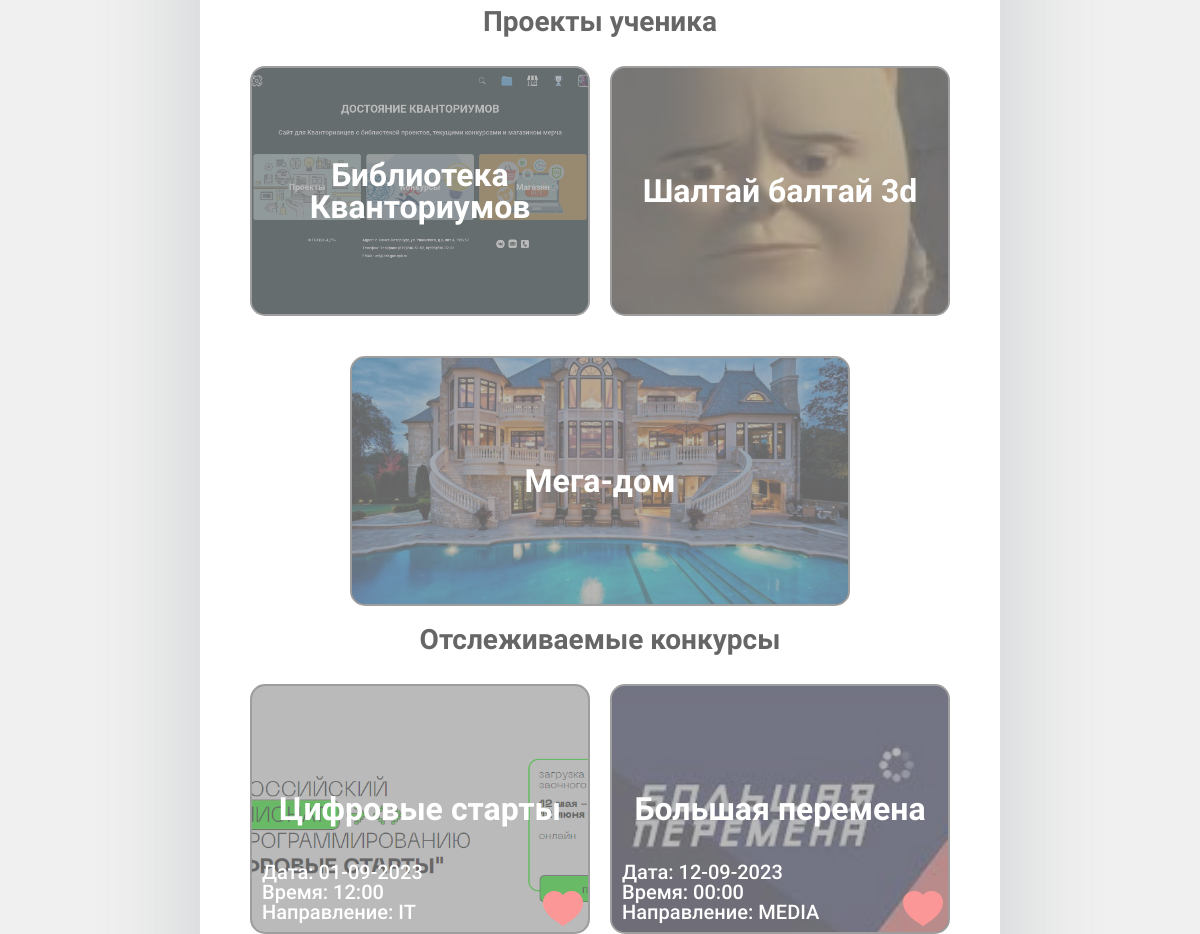
/account/1/ (signed in, middle part), run on an earlier commit of the app's database.
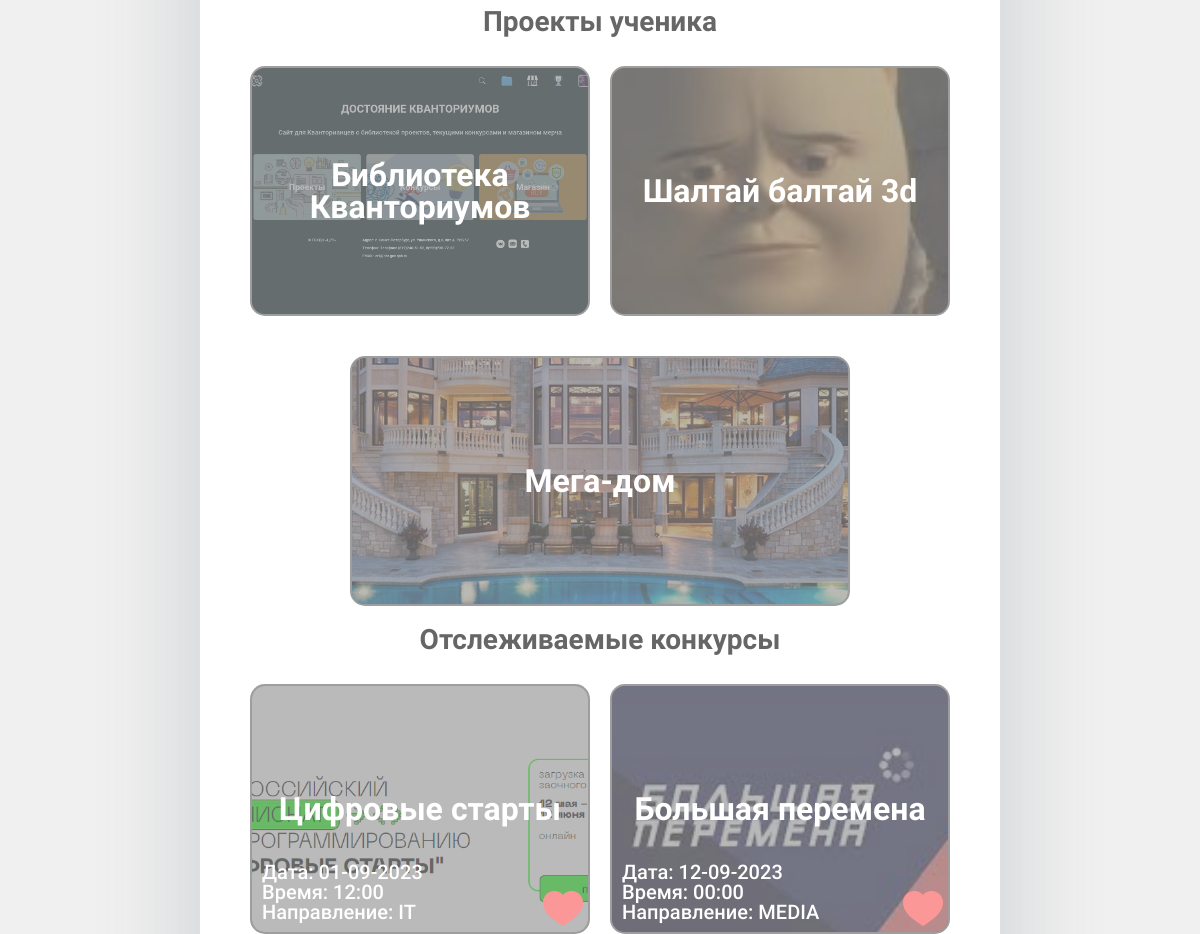
And on a later commit of the database.
### base/models.py (models this page shows, shortened)
class Project(models.Model):
    kvantumType = models.TextChoices('kvantumType',
                                     'VR IT MEDIA IND-DESIGN ENERGY BIO NEURO NANO HI-TECH GEO AERO IND-ROBO')
    name = models.CharField(max_length=200, verbose_name="Название")
    kvantum = models.CharField(choices=kvantumType.choices, max_length=10, verbose_name="Квантум")
    face = models.ImageField(upload_to='images/', verbose_name="Лицевое изображение")
    description = models.TextField(verbose_name="Описание проекта")
    image = models.ManyToManyField("Image", null=True, blank=True, verbose_name="Дополнительные изображения")
    creators = models.ManyToManyField("Account", verbose_name="Создатели проекта", related_name="projects")
    comments = models.ManyToManyField(Comment, blank=True)
    PDFdescription = models.FileField(upload_to ='pdf/', validators =[FileExtensionValidator(allowed_extensions=['pdf'])], null=True, blank=True)
    contact = models.CharField(max_length=200, verbose_name="Контакты", null=True)

### base/views.py (the view)
# urls.py: path('account/<str:pk>/', views.account, name="account_home"),
def account(request, pk):
    d = request.session.get('id')
    type_acc = request.session['type']
    if type_acc=="teacher":
            tt = True
    else:
        tt = False
    d = "/" + str(d) + "/"
    if d in str(request.path):
        account = Account.objects.get(id=pk)
        account_ws = Account.objects.all()
        group = Group.objects.all()
        group = account.group_set.all()
        buys = account.buys
        score = 0
        id_num = []
        rank_num = []
        for i in account_ws:
            id_num.append(i.id)
            rank_num.append(i.rank)
        slovar_id_rank = dict(zip(id_num, rank_num))
        sorted_dict = {}
        sorted_keys = sorted(slovar_id_rank, key=slovar_id_rank.get, reverse=True)  # [1, 3, 2]
        for w in sorted_keys:
                sorted_dict[w] = slovar_id_rank[w]
        a = 1
        for w in sorted_dict:
            bob = Account.objects.get(id=w)
            bob.score = a
            bob.save()
            a +=1
        context = {'account': account, 'type': tt, 'group': group, "buy": buys}
        return render(request, 'base/account.html', context)
    else:
        return redirect('/login/')

### base/templates/base/account.html (shortened to what this page needs)
{% extends 'main.html' %}
{% load static %}
{% block content %}
    <div class="account-projects">
        <div class="account-projects__title">Проекты ученика</div>
            <div class="infoblock" id="id01">
                {% for project in account.projects.all %}
                    <div onclick="location.href='{% url 'project' project.id %}';" class="main_block account-projects__main-block">
                        <h2 class="h2Competitions">{{project.name}}</h2>
                        <img src="{{project.face.url}}" srcset="">
                    </div>
                {% endfor %}
        </div>
    </div>
    <div class="account-projects">
        <div class="account-projects__title">Отслеживаемые конкурсы</div>
            <div class="infoblock" id="id01">
                {% for competition in account.favorite.all %}
                    <div onclick="location.href='{{competition.contacts}}';" class="main_block account-projects__main-block">
                        <h2 class="h2Competitions">{{competition.name}}</h2>
                        <div class="main-block__additional__info">
                            <h2 class="h2Date">Дата: {{competition.date | date:'d-m-Y'}}</h2>
                            <h2 class="h2Date">Время: {{competition.date | date:'H:i'}}</h2>
                            <h2 class="h2Kvantum">Направление: {{competition.kvantum}}</h2>
                        </div>
                        <img src="{{competition.face.image.url}}" alt="{{competition.name}}" srcset="">
                        <div id="like_button{{competition.id}}" {% if competition in account.favorite.all %} class="main-block__button__liked" {% else %} class="main-block__button" {% endif %} data-catid="{{competition.id}}" onclick="event.cancelBubble=true;MyClick({{competition.id}});"></div>
                    </div>
                {% endfor %}
        </div>
    </div>
    {% endblock content %}

What changed in the data, as far as the page shows it:
changed Project "Мега-дом": face: a different picture
